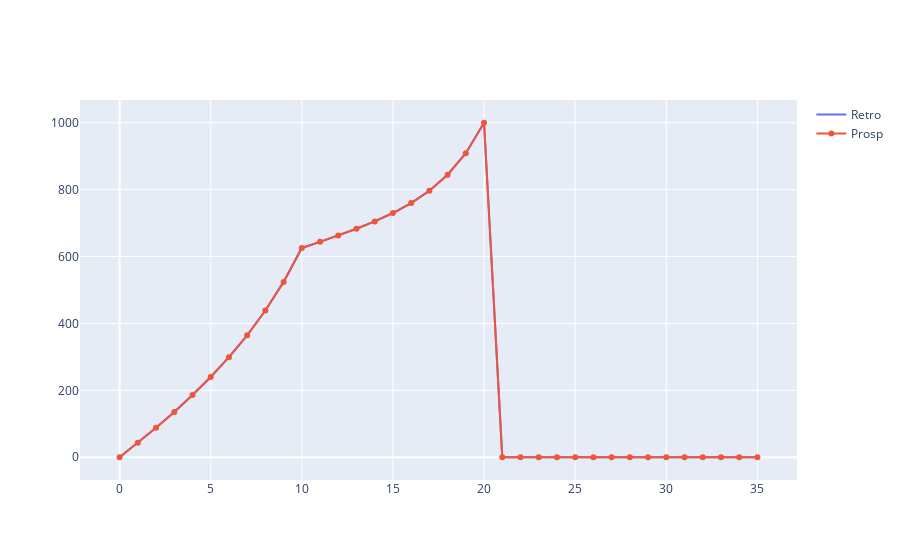

The notebook cell this image was saved under:
### Code cell
reserves_df = pd.DataFrame().from_dict({'t':t_, 
                                        'Retrospectiva':retro,
                                        'Prospectiva':prosp})


fig = go.Figure()
fig.add_trace(go.Scatter(x=reserves_df['t'].values, y=reserves_df['Retrospectiva'].values,
                    mode='lines',
                    name='Retro'))
fig.add_trace(go.Scatter(x=reserves_df['t'].values, y=reserves_df['Prospectiva'].values,
                    mode='lines+markers',
                    name='Prosp'))

fig.show()

### Figure 1 — Plotly figure (JSON) as saved in the notebook; plotly's stock layout.template omitted (floating-point values rounded to 4 significant figures)
{"data": [{"mode": "lines", "name": "Retro", "type": "scatter", "x": [0, 1, 2, 3, 4, 5, 6, 7, 8, 9, 10, 11, 12, 13, 14, 15, 16, 17, 18, 19, 20, 21, 22, 23, 24, 25, 26, 27, 28, 29, 30, 31, 32, 33, 34, 35], "y": [0, 43.1, 88.15, 135.6, 185.9, 240.1, 299.1, 364.6, 438.6, 524.3, 625.7, 643.9, 662.9, 683.0, 705.1, 730.2, 759.9, 796.8, 844.5, 909.1, 1000.0, 0, 0, 0, 0, 0, 0, 0, 0, 0, 0, 0, 0, 0, 0, 0]}, {"mode": "lines+markers", "name": "Prosp", "type": "scatter", "x": [0, 1, 2, 3, 4, 5, 6, 7, 8, 9, 10, 11, 12, 13, 14, 15, 16, 17, 18, 19, 20, 21, 22, 23, 24, 25, 26, 27, 28, 29, 30, 31, 32, 33, 34, 35], "y": [0, 43.1, 88.15, 135.6, 185.9, 240.1, 299.1, 364.6, 438.6, 524.3, 625.7, 643.9, 662.9, 683.0, 705.1, 730.2, 759.9, 796.8, 844.5, 909.1, 1000, 0, 0, 0, 0, 0, 0, 0, 0, 0, 0, 0, 0, 0, 0, 0]}], "layout": {}}
